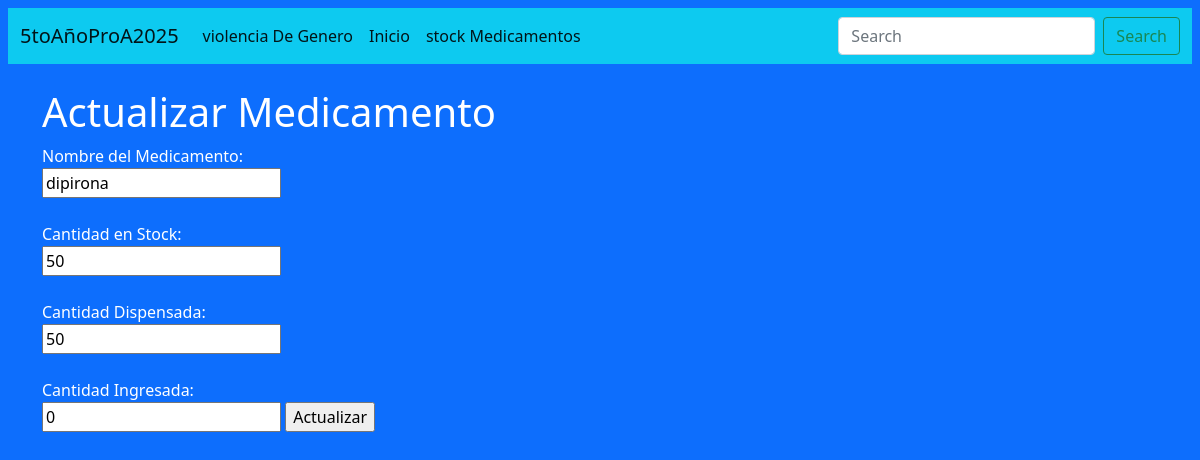
Screenshot of /medicamentos/update/1 with the database file from the repository.
### medicamentos/models.py (models this page shows)
class Medicamentos(models.Model):
  id = models.AutoField(primary_key=True)
  nombreMedicamento = models.CharField(max_length=255)
  cantidadStock = models.IntegerField(max_length=255)
  cantDispensada= models.IntegerField(max_length=255)
  cantIngresada=models.IntegerField(max_length=255)

### medicamentos/views.py (the view)
# urls.py: path('update/<int:id>', views.update, name='update'),
def update(request, id):
  mymember = Medicamentos.objects.get(id=id)
  template = loader.get_template('update.html')
  context = {  'mymember': mymember,  }
  return HttpResponse(template.render(context, request))

### medicamentos/templates/update.html (shortened to what this page needs)
{% extends 'base.html' %}
{% block contenido %}
<h1>Actualizar Medicamento</h1>
<form action="updaterecord/{{ mymember.id }}" method="post">
    Nombre del Medicamento:<br>
    <input name="nombreMedicamento" value="{{ mymember.nombreMedicamento }}">
    <br><br>
    Cantidad en Stock:<br>
    <input name="cantidadStock" value="{{ mymember.cantidadStock }}">
    <br><br>
    Cantidad Dispensada:<br>
    <input name="cantDispensada" value="{{ mymember.cantDispensada }}">
    <br><br>
    Cantidad Ingresada:<br>
    <input name="cantIngresada"  value="{{ mymember.cantIngresada }}">
    <input type="submit" value="Actualizar">
</form>
{% endblock contenido %}

### rows the page displays
Medicamentos: nombreMedicamento "dipirona", cantidadStock "50", cantDispensada "50", cantIngresada "0"
